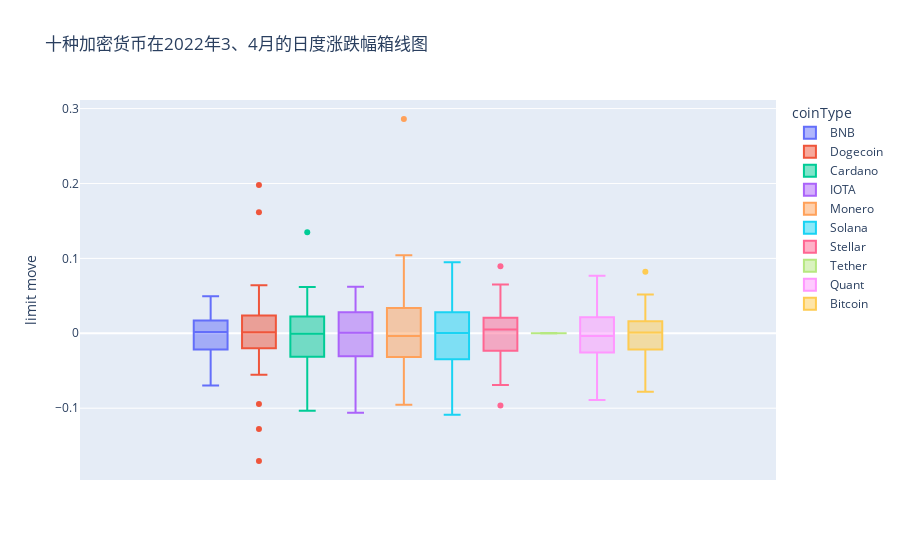

Source (notebook cell):
### Markdown cell above
# Plotly Express

### Code cell
px.box(newData,
       y="limit move",
       color="coinType",
       title="十种加密货币在2022年3、4月的日度涨跌幅箱线图")
